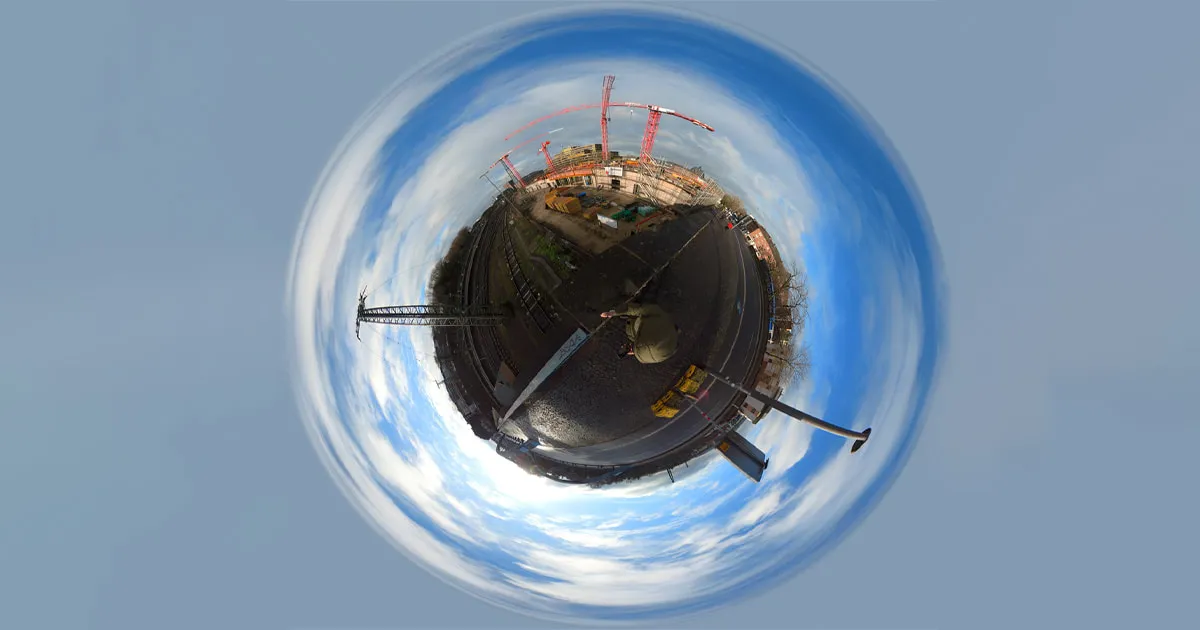
#> input picture Images/Circular/real_360.webp, 1200 x 630 px, found by its file name
$ python circular_unwrap.py
#> lines starting #> are read from the running program, lines starting #| are printed output that depends on the picture
import cv2
import numpy as np
import os
from datetime import datetime

def open_cv_unwrap(file_path):
    """Unwrap a circular image into a strip image using OpenCV."""
    circle_image = cv2.imread(file_path, cv2.IMREAD_COLOR)
#> circle_image is the input picture: shape (630, 1200, 3); mean B, G, R 167.9, 147.1, 126.3

    if circle_image is None:
        print("Error: Could not load image.")
        return

    # [22 lines of commented-out code are left out]
    height, width, _ = circle_image.shape
#> height = 630; width = 1200
    center_x, center_y = width // 2, height // 2
#> center_x = 600; center_y = 315
    max_radius = min(center_x, center_y)
#> max_radius = 315

    # Define output strip dimensions
    strip_height = height  # Keep original height
#> strip_height = 630
    strip_width = width * 2  # Expand width to capture full 360 degrees
#> strip_width = 2400

    # Create an empty strip image
    strip_image = np.zeros((strip_height, strip_width, 3), dtype=np.uint8)

    # Unwrap the circular image
    for x in range(strip_height):
        for y in range(strip_width):
            angle = (y / strip_width) * 2 * np.pi  # Convert to radians
            normalized_x = x / strip_height
            radius = int(normalized_x * max_radius)  # Adjust radius scaling

            circle_x = int(center_x + radius * np.cos(angle))
            circle_y = int(center_y + radius * np.sin(angle))

            if 0 <= circle_x < width and 0 <= circle_y < height:
                strip_image[x, y] = circle_image[circle_y, circle_x]
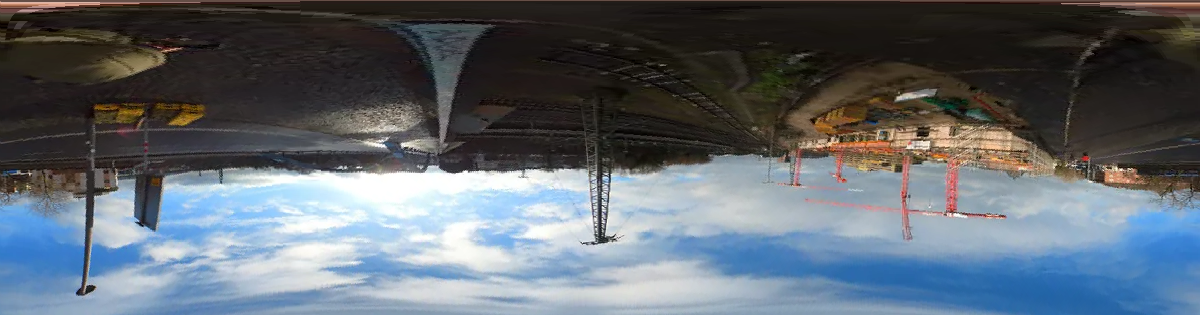
#> strip_image: shape (630, 2400, 3) (shown at 1/2 size); mean B, G, R 111.6, 103.4, 95.4

    # Flip the image vertically
    flipped_image = cv2.flip(strip_image, 0)
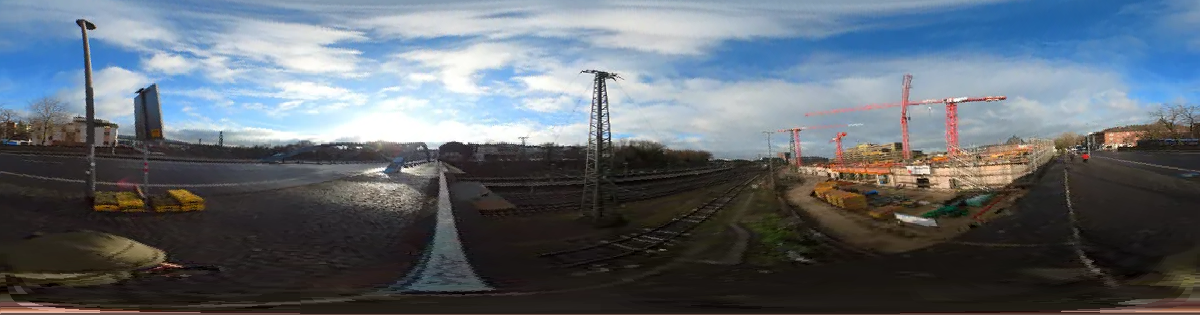
#> flipped_image: shape (630, 2400, 3) (shown at 1/2 size); mean B, G, R 111.6, 103.4, 95.4

    # Define save directory
    save_dir = "/Users/kaiheng/Documents/python-venv/Image-Processing-Tools/Images/Circular_Unwrap"
    os.makedirs(save_dir, exist_ok=True)  # Ensure directory exists

    # Extract filename from the input file path
    filename = os.path.basename(file_path)  # Get filename with extension
    filename_no_ext = os.path.splitext(filename)[0]  # Remove extension

    unwrapped_path = os.path.join(save_dir, f"{filename_no_ext}.png")

    cv2.imwrite(unwrapped_path, flipped_image)
    print(f"Unwrapped image saved at: {unwrapped_path}")


open_cv_unwrap("/Users/kaiheng/Documents/python-venv/Image-Processing-Tools/Images/Circular/real_360.webp")
